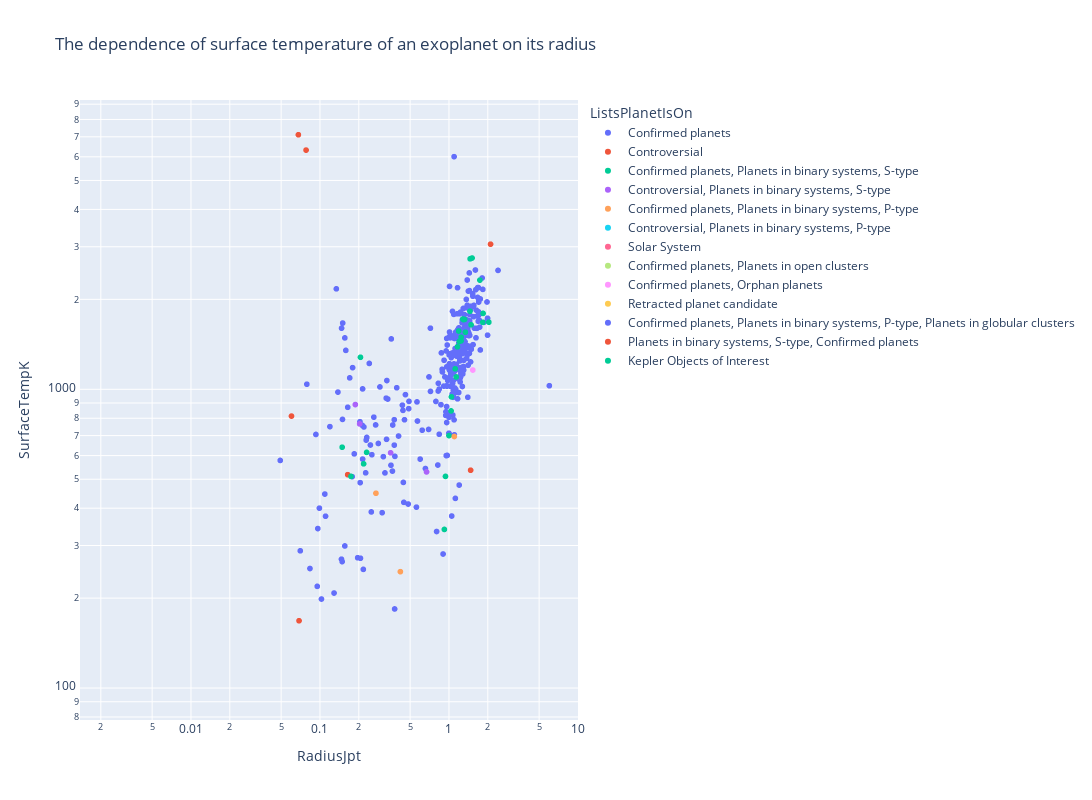

Here is the notebook cell this chart was saved with:
### Code cell
fig = px.scatter(
    exo_data,
    x = 'RadiusJpt',
    y = 'SurfaceTempK',
    color = 'ListsPlanetIsOn',
    height=800,
    width=1800,
    log_x=True,
    log_y=True,
    title='The dependence of surface temperature of an exoplanet on its radius',
    labels={'x':'Radius', 'y':'T'}
)
fig.show()

### Figure 1 — Plotly figure (JSON) as saved in the notebook; plotly's stock layout.template omitted (floating-point values rounded to 4 significant figures; data arrays with more than 128 entries replaced by an {"elided": "..."} marker saying what was removed)
{"data": [{"hovertemplate": "ListsPlanetIsOn=Confirmed planets<br>RadiusJpt=%{x}<br>SurfaceTempK=%{y}<extra></extra>", "legendgroup": "Confirmed planets", "marker": {"color": "#636efa", "symbol": "circle"}, "mode": "markers", "name": "Confirmed planets", "showlegend": true, "type": "scattergl", "x": {"elided": "3295 float values"}, "xaxis": "x", "y": {"elided": "3295 float values"}, "yaxis": "y"}, {"hovertemplate": "ListsPlanetIsOn=Controversial<br>RadiusJpt=%{x}<br>SurfaceTempK=%{y}<extra></extra>", "legendgroup": "Controversial", "marker": {"color": "#EF553B", "symbol": "circle"}, "mode": "markers", "name": "Controversial", "showlegend": true, "type": "scattergl", "x": [0.054, 0.114, 0.071, null, null, null, null, null, null, null, null, null, null, null, null, null, 0.66, null, 0.164, 0.1213, null, null, null, null, null, null, null, null, null, 0.289, 0.233, null, null, 0.2097, null, null, 1.91, null, null, 0.208, null, null, null, 1.472, null, null, 0.06015, null, 0.0023, 0.171, null, null, null, 0.0688, null, null, 0.5442, 2.1, 0.068, 0.078, null, null, null, null, 0.2935, null, null, null, null, null, null, null], "xaxis": "x", "y": [null, null, null, null, 372.6, 1263.0, 868.8, null, null, null, null, null, null, null, null, null, null, null, 518, null, 2011, null, null, null, 950, 497.2, null, null, 167.4, null, null, null, null, null, 2040, null, null, null, null, null, null, null, null, 536, null, null, 813.5, null, null, null, null, null, null, 168, null, null, null, 3060, 7112, 6319.0, null, null, null, null, null, null, null, null, null, null, null, null], "yaxis": "y"}, {"hovertemplate": "ListsPlanetIsOn=Confirmed planets, Planets in binary systems, S-type<br>RadiusJpt=%{x}<br>SurfaceTempK=%{y}<extra></extra>", "legendgroup": "Confirmed planets, Planets in binary systems, S-type", "marker": {"color": "#00cc96", "symbol": "circle"}, "mode": "markers", "name": "Confirmed planets, Planets in binary systems, S-type", "showlegend": true, "type": "scattergl", "x": {"elided": "135 float values"}, "xaxis": "x", "y": {"elided": "135 float values"}, "yaxis": "y"}, {"hovertemplate": "ListsPlanetIsOn=Controversial, Planets in binary systems, S-type<br>RadiusJpt=%{x}<br>SurfaceTempK=%{y}<extra></extra>", "legendgroup": "Controversial, Planets in binary systems, S-type", "marker": {"color": "#ab63fa", "symbol": "circle"}, "mode": "markers", "name": "Controversial, Planets in binary systems, S-type", "showlegend": true, "type": "scattergl", "x": [null, 0.353, 0.188, 0.203, null, null, null, null, null, null, null, null, null, 0.08384, null, null, null, null, null, 0.67], "xaxis": "x", "y": [null, 613, 889, 766, null, null, null, null, null, null, null, null, null, null, 150.6, null, null, null, null, 529], "yaxis": "y"}, {"hovertemplate": "ListsPlanetIsOn=Confirmed planets, Planets in binary systems, P-type<br>RadiusJpt=%{x}<br>SurfaceTempK=%{y}<extra></extra>", "legendgroup": "Confirmed planets, Planets in binary systems, P-type", "marker": {"color": "#FFA15A", "symbol": "circle"}, "mode": "markers", "name": "Confirmed planets, Planets in binary systems, P-type", "showlegend": true, "type": "scattergl", "x": [0.764, null, 0.3964, null, null, null, null, null, null, 0.7538, 0.5618, 0.3961, null, null, 0.728, 1.1, 1.059, 0.5632, 0.2716, 0.4201, 1.06], "xaxis": "x", "y": [null, null, null, null, null, null, null, null, null, null, null, null, null, null, null, 695, null, null, 448.8, 245.3, null], "yaxis": "y"}, {"hovertemplate": "ListsPlanetIsOn=Controversial, Planets in binary systems, P-type<br>RadiusJpt=%{x}<br>SurfaceTempK=%{y}<extra></extra>", "legendgroup": "Controversial, Planets in binary systems, P-type", "marker": {"color": "#19d3f3", "symbol": "circle"}, "mode": "markers", "name": "Controversial, Planets in binary systems, P-type", "showlegend": true, "type": "scattergl", "x": [null, null, null, null, null, null, null], "xaxis": "x", "y": [null, null, null, null, null, null, null], "yaxis": "y"}, {"hovertemplate": "ListsPlanetIsOn=Solar System<br>RadiusJpt=%{x}<br>SurfaceTempK=%{y}<extra></extra>", "legendgroup": "Solar System", "marker": {"color": "#FF6692", "symbol": "circle"}, "mode": "markers", "name": "Solar System", "showlegend": true, "type": "scattergl", "x": [0.0349, 0.08656, 0.09113, 0.04849, 1, 0.8329, 0.3628, 0.3522, 0.01644], "xaxis": "x", "y": [null, null, null, null, null, null, null, null, null], "yaxis": "y"}, {"hovertemplate": "ListsPlanetIsOn=Confirmed planets, Planets in open clusters<br>RadiusJpt=%{x}<br>SurfaceTempK=%{y}<extra></extra>", "legendgroup": "Confirmed planets, Planets in open clusters", "marker": {"color": "#B6E880", "symbol": "circle"}, "mode": "markers", "name": "Confirmed planets, Planets in open clusters", "showlegend": true, "type": "scattergl", "x": [null, 0.2679, 0.306, null, null, null, null, null, null, null, null, null, 0.2552], "xaxis": "x", "y": [599.9, null, null, null, null, null, null, null, 417.4, null, null, null, null], "yaxis": "y"}, {"hovertemplate": "ListsPlanetIsOn=Confirmed planets, Orphan planets<br>RadiusJpt=%{x}<br>SurfaceTempK=%{y}<extra></extra>", "legendgroup": "Confirmed planets, Orphan planets", "marker": {"color": "#FF97FF", "symbol": "circle"}, "mode": "markers", "name": "Confirmed planets, Orphan planets", "showlegend": true, "type": "scattergl", "x": [1.53, null], "xaxis": "x", "y": [1160, null], "yaxis": "y"}, {"hovertemplate": "ListsPlanetIsOn=Retracted planet candidate<br>RadiusJpt=%{x}<br>SurfaceTempK=%{y}<extra></extra>", "legendgroup": "Retracted planet candidate", "marker": {"color": "#FECB52", "symbol": "circle"}, "mode": "markers", "name": "Retracted planet candidate", "showlegend": true, "type": "scattergl", "x": [null, null, null, null], "xaxis": "x", "y": [237.2, 181, null, 230.9], "yaxis": "y"}, {"hovertemplate": "ListsPlanetIsOn=Confirmed planets, Planets in binary systems, P-type, Planets in globular clusters<br>RadiusJpt=%{x}<br>SurfaceTempK=%{y}<extra></extra>", "legendgroup": "Confirmed planets, Planets in binary systems, P-type, Planets in globular clusters", "marker": {"color": "#636efa", "symbol": "circle"}, "mode": "markers", "name": "Confirmed planets, Planets in binary systems, P-type, Planets in globular clusters", "showlegend": true, "type": "scattergl", "x": [null], "xaxis": "x", "y": [null], "yaxis": "y"}, {"hovertemplate": "ListsPlanetIsOn=Planets in binary systems, S-type, Confirmed planets<br>RadiusJpt=%{x}<br>SurfaceTempK=%{y}<extra></extra>", "legendgroup": "Planets in binary systems, S-type, Confirmed planets", "marker": {"color": "#EF553B", "symbol": "circle"}, "mode": "markers", "name": "Planets in binary systems, S-type, Confirmed planets", "showlegend": true, "type": "scattergl", "x": [0.136], "xaxis": "x", "y": [null], "yaxis": "y"}, {"hovertemplate": "ListsPlanetIsOn=Kepler Objects of Interest<br>RadiusJpt=%{x}<br>SurfaceTempK=%{y}<extra></extra>", "legendgroup": "Kepler Objects of Interest", "marker": {"color": "#00cc96", "symbol": "circle"}, "mode": "markers", "name": "Kepler Objects of Interest", "showlegend": true, "type": "scattergl", "x": [0.1485, 0.184, 0.15, 0.131], "xaxis": "x", "y": [640, null, null, null], "yaxis": "y"}], "layout": {"height": 800, "legend": {"title": {"text": "ListsPlanetIsOn"}, "tracegroupgap": 0}, "title": {"text": "The dependence of surface temperature of an exoplanet on its radius"}, "width": 1800, "xaxis": {"anchor": "y", "domain": [0, 1], "title": {"text": "RadiusJpt"}, "type": "log"}, "yaxis": {"anchor": "x", "domain": [0, 1], "title": {"text": "SurfaceTempK"}, "type": "log"}}}
